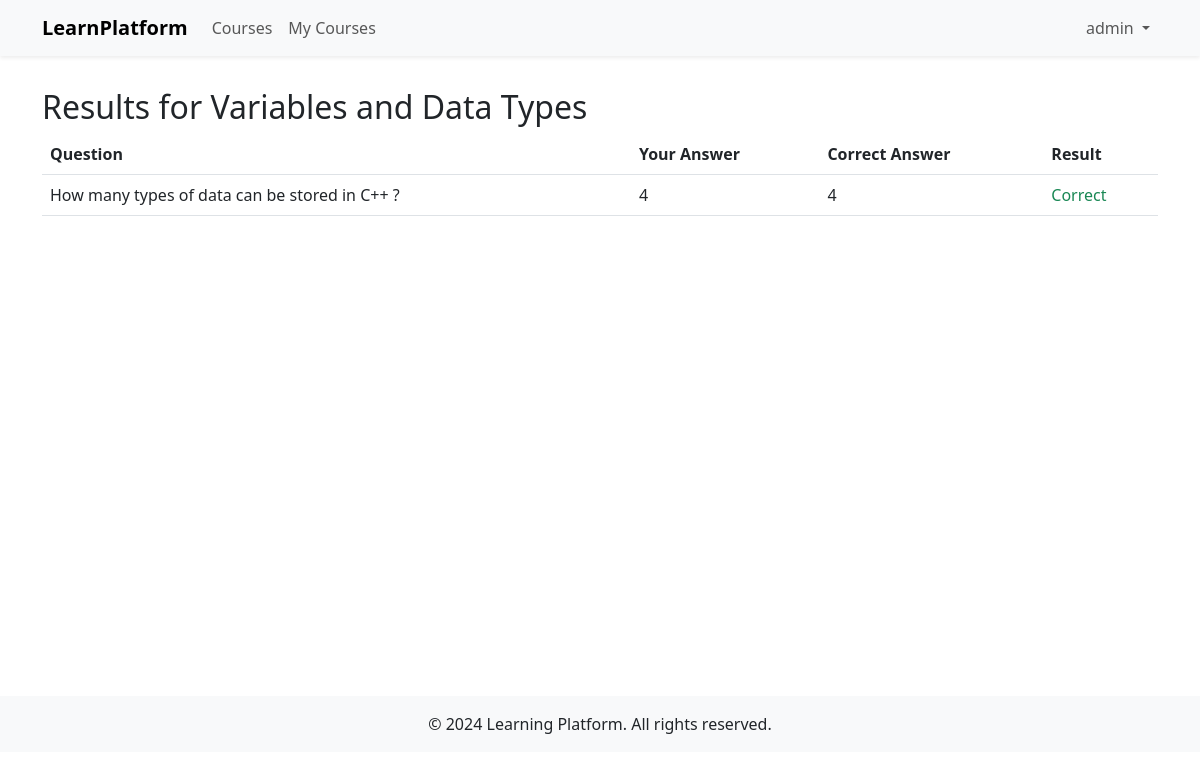
/module/6/results/ (signed in), run on the app's committed database.
### app/models.py (models this page shows, shortened)
class Module(models.Model):
    course = models.ForeignKey(Course, on_delete=models.CASCADE, related_name='modules')
    title = models.CharField(max_length=200)
    description = models.TextField(blank=True)
    content = models.TextField()
    order = models.IntegerField(default=0)
    file_attachment = models.FileField(upload_to='courses/attachments/', blank=True, null=True)
    created_at = models.DateTimeField(auto_now_add=True)
    updated_at = models.DateTimeField(auto_now=True)
    class Meta:
        ordering = ['order']

class Question(models.Model):
    text = models.CharField(max_length=255)
    correct_answer = models.CharField(max_length=255)
    module = models.ForeignKey(Module, related_name='questions', on_delete=models.CASCADE)

class UserAnswer(models.Model):
    user = models.ForeignKey(User, on_delete=models.CASCADE)
    question = models.ForeignKey(Question, on_delete=models.CASCADE)
    answer_text = models.CharField(max_length=255)

### app/views.py (the view)
# urls.py: path('module/<int:module_id>/results/', views.quiz_results, name='quiz_results'),
@login_required
def quiz_results(request, module_id):
    module = get_object_or_404(Module, id=module_id)
    questions = module.questions.all()
    user_answers = UserAnswer.objects.filter(user=request.user, question__in=questions)
    results = []
    for question in questions:
        user_answer = user_answers.filter(question=question).first()
        results.append({
            'question': question,
            'user_answer': user_answer,
            'is_correct': user_answer.answer_text == question.correct_answer if user_answer else None
        })
    context = {
        'module': module,
        'results': results,
    }
    return render(request, 'quiz_results.html', context)

### templates/quiz_results.html
{% extends 'base.html' %}
{% block content %}
<h2>Results for {{ module.title }}</h2>
<table class="table">
    <thead>
        <tr>
            <th>Question</th>
            <th>Your Answer</th>
            <th>Correct Answer</th>
            <th>Result</th>
        </tr>
    </thead>
    <tbody>
        {% for result in results %}
            <tr>
                <td>{{ result.question.text }}</td>
                <td>
                    {% if result.user_answer %}
                        {{ result.user_answer.answer_text }}
                    {% else %}
                        No answer
                    {% endif %}
                </td>
                <td>{{ result.question.correct_answer }}</td>
                <td>
                    {% if result.is_correct is None %}
                        Not answered
                    {% elif result.is_correct %}
                        <span class="text-success">Correct</span>
                    {% else %}
                        <span class="text-danger">Incorrect</span>
                    {% endif %}
                </td>
            </tr>
        {% endfor %}
    </tbody>
</table>
{% endblock %}

### templates/base.html (shortened to what this page needs)
<!DOCTYPE html>
<html lang="en">
<head>
    <link href="https://cdn.jsdelivr.net/npm/bootstrap@5.3.0/dist/css/bootstrap.min.css" rel="stylesheet">
</head>
<body>
    <nav class="navbar navbar-expand-lg navbar-light bg-light shadow-sm">
        <div class="container">
            <a class="navbar-brand" href="{% url 'home' %}">
                LearnPlatform
            </a>
            <div class="collapse navbar-collapse" id="navbarNav">
                <ul class="navbar-nav me-auto">
                    <li class="nav-item">
                        <a class="nav-link {% if request.resolver_match.url_name == 'course_list' %}active{% endif %}"
                           href="{% url 'course_list' %}">Courses</a>
                    </li>
                    {% if user.is_authenticated %}
                        <li class="nav-item">
                            <a class="nav-link {% if request.resolver_match.url_name == 'my_courses' %}active{% endif %}"
                               href="{% url 'my_courses' %}">My Courses</a>
                        </li>
                    {% endif %}
                </ul>
                <ul class="navbar-nav">
                    {% if user.is_authenticated %}
                        <li class="nav-item dropdown">
                            <a class="nav-link dropdown-toggle" href="#" id="navbarDropdown" role="button"
                               data-bs-toggle="dropdown">
                                {{ user.username }}
                            </a>
                        </li>
                    {% endif %}
                </ul>
            </div>
        </div>
    </nav>
    <main class="main-content">
        <div class="container">
            {% block content %}
            {% endblock %}
        </div>
    </main>
    <footer class="footer">
        <div class="container text-center">
            <p class="mb-0">&copy; {% now "Y" %} Learning Platform. All rights reserved.</p>
        </div>
    </footer>
</body>
</html>

### templates/base.html (style rules this page uses)
.navbar-brand { font-weight: 600; }
.main-content { min-height: calc(100vh - 160px); padding: 2rem 0; }
.footer { padding: 1rem 0; background-color: #f8f9fa; }

### data on the page
Module: title "Variables and Data Types"
Question: question.text "How many types of data can be stored in C++ ?", user_answer.answer_text "4", question.correct_answer "4"

### other printed values
{{ user.username }} "admin"
